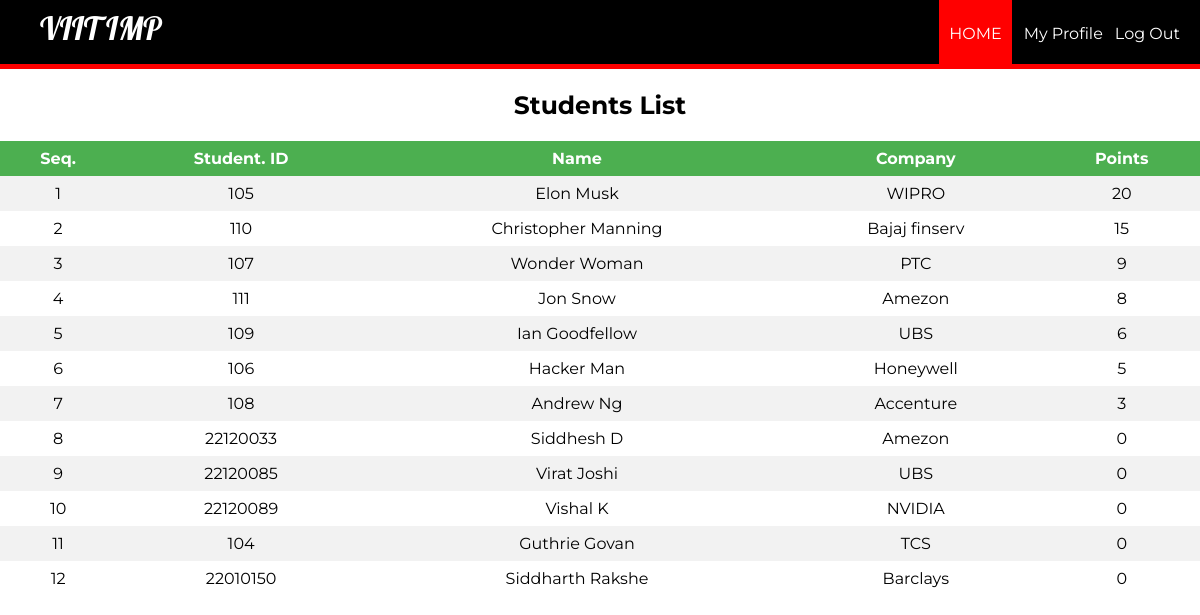
The page /eloginwel.php?id=104 on the database its author committed.
### tables this page shows
CREATE TABLE `rank` (
  `eid` int(11) NOT NULL,
  `points` int(11) DEFAULT 0
);

CREATE TABLE `employee` (
  `id` int(11) NOT NULL,
  `pid` int(11) NOT NULL,
  `firstName` varchar(100) NOT NULL,
  `lastName` varchar(100) NOT NULL,
  `email` varchar(100) NOT NULL,
  `password` text NOT NULL,
  `birthday` date DEFAULT NULL,
  `gender` varchar(10) NOT NULL,
  `contact` varchar(20) NOT NULL,
  `nid` int(20) DEFAULT NULL,
  `address` varchar(100) DEFAULT NULL,
  `dept` varchar(100) NOT NULL,
  `degree` varchar(100) DEFAULT NULL,
  `pic` text NOT NULL
);

### eloginwel.php (the view, shortened to what this page needs)
<?php
	$id = (isset($_GET['id']) ? $_GET['id'] : '');
	require_once ('process/dbh.php');
	$sql = "SELECT id, firstName, lastName,  address, points FROM employee, rank WHERE rank.eid = employee.id order by rank.points desc";
$result = mysqli_query($conn, $sql);
?>
<html>
<head>
	<link rel="stylesheet" type="text/css" href="styleemplogin.css">
</head>
<body>
	<header>
		<nav>
			<h1>VIIT IMP</h1>
			<ul id="navli">
				<li><a class="homered" href="eloginwel.php?id=<?php echo $id?>"">HOME</a></li>
				<li><a class="homeblack" href="myprofile.php?id=<?php echo $id?>"">My Profile</a></li>
				<li><a class="homeblack" href="elogin.html">Log Out</a></li>
			</ul>
		</nav>
	</header>
	<div class="divider"></div>
	<div id="divimg">
	<div>
		    	<h2 style="font-family: 'Montserrat', sans-serif; font-size: 25px; text-align: center;">Students List</h2>
    	<table>
			<tr bgcolor="#000">
				<th align = "center">Seq.</th>
				<th align = "center">Student. ID</th>
				<th align = "center">Name</th>
				<th align = "center">Company</th>
				<th align = "center">Points</th>
			</tr>
			<?php
				$seq = 1;
				while ($employee = mysqli_fetch_assoc($result)) {
					echo "<tr>";
					echo "<td>".$seq."</td>";
					echo "<td>".$employee['id']."</td>";
					echo "<td>".$employee['firstName']." ".$employee['lastName']."</td>";
					echo "<td>".$employee['address']."</td>";
					echo "<td>".$employee['points']."</td>";
					$seq+=1;
				}
			?>
		</table>
<br>
<br>
<br>
<br>
<br>
	</div>
	</div>
</body>
</html>

### styleemplogin.css (style rules this page uses)
body { margin: 0px; }
header { background: black; color: white; padding: 8px 20px 6px 40px; height: 50px; }
header h1 { display: inline; font-family: 'Lobster', cursive; font-weight: 400; font-size: 32px; float: left; margin-top: 0px; margin-right: 10px; }
nav ul { display: inline; padding: 0px; float: right; }
nav ul li { display: inline-block; list-style-type: none; color: white; float: left; margin-left: 12px; }
nav ul li a { color: white; text-decoration: none; }
#navli { font-family: 'Montserrat', sans-serif; }
.homered { background-color: red; padding: 30px 10px 22px 10px; }
.divider { background-color: red; height: 5px; }
table { margin: 0px; border-collapse: collapse; width: 100%; font-family: 'Montserrat', sans-serif; }
th, td { text-align: center; padding: 8px; }
tr:nth-child(even) { background-color: #f2f2f2 }
th { background-color: #4CAF50; color: white; }

### rows shown on the page
rank: eid "105", eid.firstName "Elon", eid.lastName "Musk", eid.address "WIPRO", points "20"
rank: eid "110", eid.firstName "Christopher", eid.lastName "Manning", eid.address "Bajaj finserv", points "15"
rank: eid "107", eid.firstName "Wonder", eid.lastName "Woman", eid.address "PTC", points "9"
rank: eid "111", eid.firstName "Jon", eid.lastName "Snow", eid.address "Amezon", points "8"
rank: eid "109", eid.firstName "Ian", eid.lastName "Goodfellow", eid.address "UBS", points "6"
rank: eid "106", eid.firstName "Hacker", eid.lastName "Man", eid.address "Honeywell", points "5"
rank: eid "108", eid.firstName "Andrew", eid.lastName "Ng", eid.address "Accenture", points "3"
rank: eid "22120033", eid.firstName "Siddhesh", eid.lastName "D", eid.address "Amezon", points "0"
rank: eid "22120085", eid.firstName "Virat", eid.lastName "Joshi", eid.address "UBS", points "0"
rank: eid "22120089", eid.firstName "Vishal", eid.lastName "K", eid.address "NVIDIA", points "0"
rank: eid "104", eid.firstName "Guthrie", eid.lastName "Govan", eid.address "TCS", points "0"
rank: eid "22010150", eid.firstName "Siddharth", eid.lastName "Rakshe", eid.address "Barclays", points "0"
